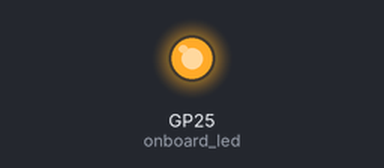
Bench run of a program on a simulated Raspberry Pi Pico running MicroPython. Shown: output pins drawn as LEDs (lit = HIGH).

Above: at 1.0 s.
At 3.0 s:
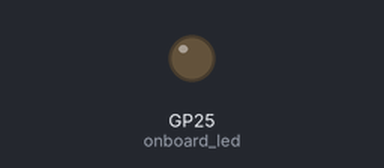
Timing chart, 0 to 5.2 s (numbered marks = the images above):
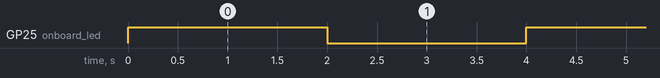

The program:

check_power_source.py
```python
from machine import Pin
from time import sleep

usb_power = Pin(24, Pin.IN)
onboard_led = Pin("LED", Pin.OUT)

while True:
    if usb_power:
        onboard_led.toggle()
        sleep(2)
    else:
        sleep(2)
```

Measured:
- by itself, GP25 (onboard_led): alternates HIGH for 2.0 s and LOW for 2.0 s
